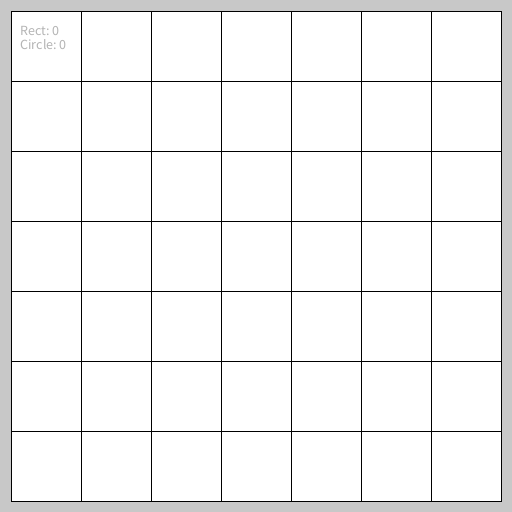
Frame 1 (no input)
Frame 2 (the mouse pressed at the canvas centre, redrawn once): identical to frame 1, image omitted

The Processing sketch that drew this single still picture (run headless with seeded random() and noise(); the mouse was pressed at the canvas centre and the sketch redrawn once):

// Processing sketch: processing_147437
// ── processing_147437.pde

int[][] board = new int[7][7];
int[][] cacheBoard = new int[7][7];
boolean isFinished = false;

// 0 for RECT, 1 for CIRCLE 
int turn = 0;

int tileSize = 70;
int padding = 11;

void setup() {
  size(512, 512);
  initBoard();
  noLoop();
}

void initBoard() {

  // reset board
  clearBoard(board);

  isFinished = false;
  // reset turn for player1
  turn = 0;

  redraw();
}

void clearBoard(int[][] board) {
  // fill board with 0
  fillBoard(board, 0, 0, 7, 7, 0);
}

void draw() {

  // clear screen
  background(200);

  // count player's pieces
  int player1 = 0;
  int player2 = 0;

  // draw board
  fill(255);
  for (int i=0; i<7; i++) {
    for (int j=0; j<7; j++) {
      rect(
      padding+j*tileSize, 
      padding+i*tileSize, 
      tileSize, tileSize
        );
      switch(board[i][j]) {
      case 0:
        // blank;
        break;
      case 1:
        rect(
        padding+(j+0.25)*tileSize, 
        padding+(i+0.25)*tileSize, 
        tileSize/2, tileSize/2);
        player1++;
        break;
      case 2:
        ellipse(
        padding+(j+0.5)*tileSize, 
        padding+(i+0.5)*tileSize, 
        tileSize/2, tileSize/2);
        player2++;
        break;
      }
    }
  }

  // draw counts
  fill(180);
  textSize(14);
  textAlign(LEFT, CENTER);
  text("Rect: "+player1, 20, 30);
  text("Circle: "+player2, 20, 44);

  // draw result
  if (isFinished) {
    fill(0);
    textSize(32);
    textAlign(CENTER, CENTER);

    if (player1<player2) {
      text("Circle won!", width/2, height/2);
    }
    else if (player1==player2) {
      // in fact, this game can not draw
      text("Draw!", width/2, height/2);
    }
    else {
      text("Rect won!", width/2, height/2);
    }

    fill(100);
    textSize(20);
    text("Press 'r' to reset game", width/2, height/4*3);
  }
}

void mouseReleased() {

  // chedk if game finished
  if (isFinished)
    return;

  int tileX = floor((mouseX-padding)/(float)tileSize);
  int tileY = floor((mouseY-padding)/(float)tileSize);

  // check if mouse in board 
  if (tileX<0 || 6<tileX || tileY<0 || 6<tileY)
    return;

  // check if mouse in a blank tile
  if (board[tileY][tileX] == 0) {

    // put a piece into tile
    board[tileY][tileX] = turn + 1;

    // check symmetry
    checkBoard(tileX, tileY);

    // check finished
    isFinished = checkFinished();   

    // switch turn
    turn = 1 - turn;

    redraw();
  }
}

void keyTyped() {
  switch(key) {
  case 'r':
    // pressed r to reset game;
    initBoard();
    break;
  default:
    println("keyTyped:"+key);
  }
}

void checkBoard(int x, int y) {

  // cache board
  copyBoard(board, cacheBoard);

  // find the rectangle range that includes piece(x,y)  
  for (int i=7; i>1; i--) {        
    int sx = max(0, x+1-i);
    int ex = min(x+i, 7)-i;
    int sy = max(0, y+1-i);
    int ey = min(y+i, 7)-i;

    // go through thoes rectangles
    for (int r=sy; r<=ey; r++) {
      for (int c=sx; c<=ex;c++) {

        // check if a rectangle full of pieces
        if (checkFull(cacheBoard, c, r, i, i)) {

          // check symmetry
          if (checkSymmetryV(cacheBoard, c, r, i, i)
            ||checkSymmetryH(cacheBoard, c, r, i, i)) {

            // swallow pieces             
            fillBoard(board, c, r, i, i, turn+1);
          };
        }
      }
    }      
  }
}

boolean checkFinished() {
  return checkFull(board, 0, 0, 7, 7);
}

boolean checkFull(int[][] board, int x, int y, int w, int h) {
  for (int r=y; r<y+h; r++) {
    for (int c=x; c<x+w; c++) {
      if (board[r][c]==0)
        return false;
    }
  }
  return true;
}

boolean checkSymmetryV(int[][] board, int x, int y, int w, int h) {
  for (int r=y; r<y+h/2; r++) {
    for (int c=x; c<x+w; c++) {
      if (board[r][c]!=board[y+h-1-(r-y)][c])
        return false;
    }
  }
  return true;
}

boolean checkSymmetryH(int[][] board, int x, int y, int w, int h) {
  for (int r=y; r<y+h; r++) {
    for (int c=x; c<x+w/2; c++) {
      if (board[r][c]!=board[r][x+w-1-(c-x)])
        return false;
    }
  }
  return true;
}

void fillBoard(int[][] board, int x, int y, int w, int h, int n) {
  for (int r=y; r<y+h; r++) {
    for (int c=x; c<x+w; c++) {
      board[r][c] = n;
    }
  }
}

void copyBoard(int[][] from, int[][] to) {
  for (int i=0; i<7; i++) {
    for (int j=0; j<7; j++) {      
        to[i][j] = from[i][j];
    }
  }
}
